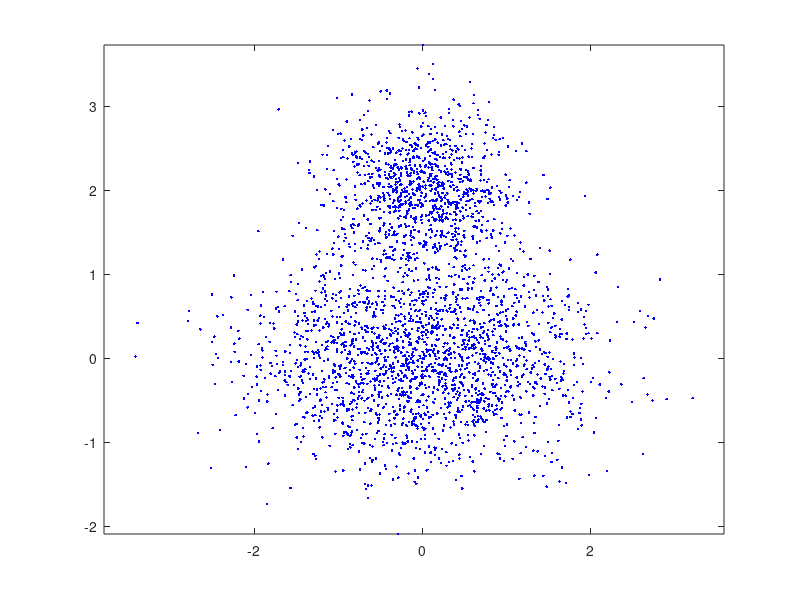

The MATLAB script that drew this image: (Note: this script raises an error after producing the figure.)
clc
clear all
close all
warning off
for_circle_drawing_time=0:0.01:2*pi;

t=randn(1,2000);
x=0.6*randn(1,2000);

t=[t, 0.5*randn(1,1000)];      % second mode
x=[x, 2+0.5*randn(1,1000)];

plot(t,x,'b.');
axis equal;
center_tracker=[];
for iio=1:5
    [m,n]=ginput(1);
    hold on;
    for_circle_drawing_time_x=m+0.5*cos(for_circle_drawing_time);
    for_circle_drawing_time_y=n+0.5*sin(for_circle_drawing_time);
    fill(for_circle_drawing_time_x,for_circle_drawing_time_y,'r','FaceAlpha',0.5,'LineStyle','none');
    y=[m,n];
    data=[t' x'];
    temp=0;
    Idx=rangesearch(data,y,0.25);
    within_circle_elements=data(Idx{1},:);
    previous_mean_x=mean(within_circle_elements(:,1));
    previous_mean_y=mean(within_circle_elements(:,2));
    axis equal;
    new_mean_x=0;
    new_mean_y=0;
    if(iio==1)
    center_tracker=[previous_mean_x previous_mean_y];
    else
        center_tracker=[center_tracker;[NaN NaN];[previous_mean_x previous_mean_y]];
    end
    hold off;
    while temp==0
        plot(center_tracker(:,1),center_tracker(:,2),'ro-','LineWidth',5);
        hold on;
        y=[previous_mean_x previous_mean_y];
        Idx = rangesearch(data,y,0.5);
        within_circle_elements=data(Idx{1},:);
        new_mean_x=mean(within_circle_elements(:,1));
        new_mean_y=mean(within_circle_elements(:,2));
        if(previous_mean_x==new_mean_x && previous_mean_y==new_mean_y)
            temp=1;
        else
            for_circle_drawing_time_x=new_mean_x+0.5*cos(for_circle_drawing_time);
            for_circle_drawing_time_y=new_mean_y+0.5*sin(for_circle_drawing_time);
            h=fill(for_circle_drawing_time_x,for_circle_drawing_time_y,'g','LineStyle','none','FaceAlpha',0.5);
            previous_mean_x=new_mean_x;
            previous_mean_y=new_mean_y;
            center_tracker=[center_tracker;[previous_mean_x previous_mean_y]];
        end
        plot(t,x,'b.');
        axis equal;
        pause(0.25);
        delete(h);
    end
end
